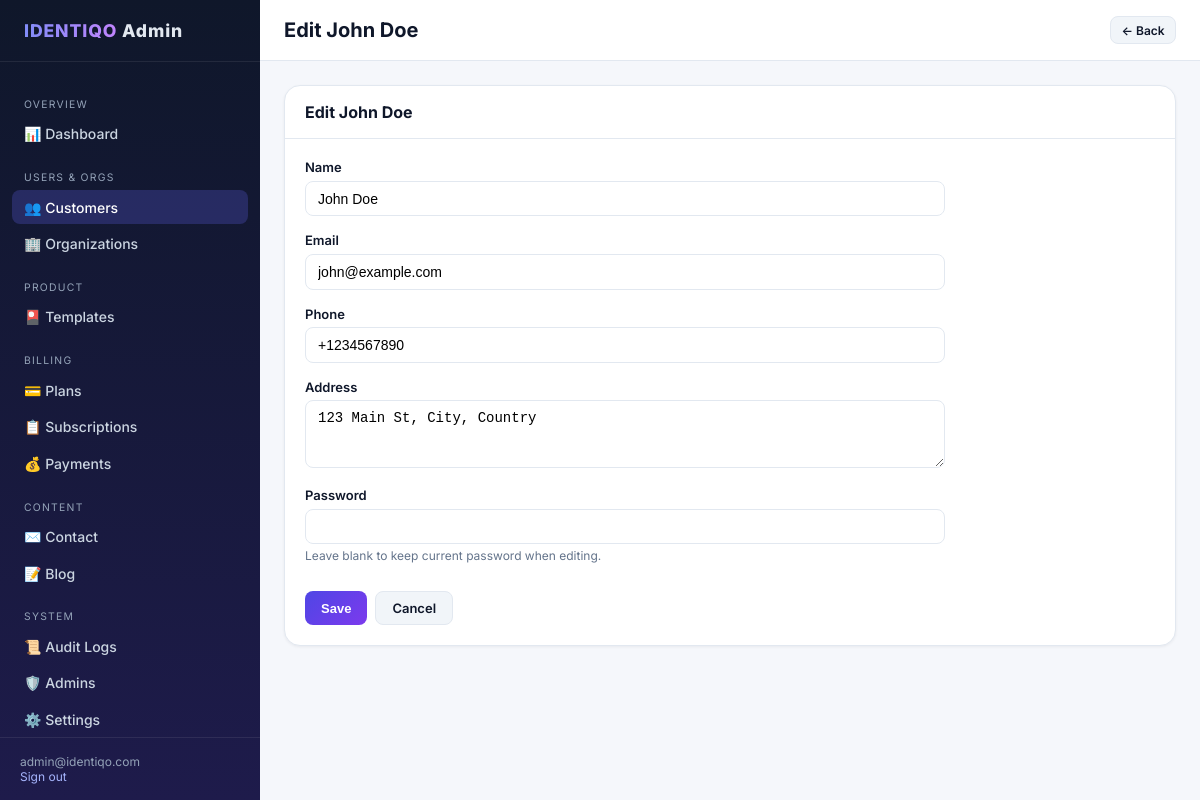
/super-admin/users/1/edit/ (signed in), run on the app's committed database.
### admin_api/models.py (models this page shows, shortened)
class AdminUser(models.Model):
    email = models.EmailField(unique=True)
    password = models.CharField(max_length=255)
    full_name = models.CharField(max_length=150, blank=True, null=True)
    phone = models.CharField(max_length=15, blank=True, null=True)
    status = models.BooleanField(default=True)
    created_at = models.DateTimeField(auto_now_add=True)
    updated_at = models.DateTimeField(auto_now=True)
    class Meta:
        db_table = 'admin_users'

### web_api/models.py (models this page shows, shortened)
class Users(models.Model):
    name = models.CharField(max_length=255)
    email = models.EmailField(unique=True)
    phone = models.CharField(max_length=20, blank=True, null=True)
    password = models.CharField(max_length=255)
    address = models.TextField(blank=True, null=True)
    created_at = models.DateTimeField(auto_now_add=True)
    updated_at = models.DateTimeField(auto_now=True)
    last_login = models.DateTimeField(blank=True, null=True)
    class Meta:
        db_table = 'users'

### admin_api/dashboard_views.py (the view)
# urls.py: path('users/<int:pk>/edit/', views.user_edit, name='user_edit'),
@admin_login_required
@require_http_methods(['GET', 'POST'])
def user_edit(request, pk):
    user = get_object_or_404(Users, pk=pk)
    form = UserForm(request.POST or None, instance=user)
    if request.method == 'POST' and form.is_valid():
        form.save()
        log_admin_action(request, 'update', 'Users', user.id)
        return redirect('super_admin:users_list')
    return render(request, 'super_admin/users/form.html', {
        'form': form,
        'title': f'Edit {user.name}',
        'user_obj': user,
    })

### admin_api/forms.py (shortened to what this page needs)
class UserForm(forms.ModelForm):
    password = forms.CharField(
        required=False,
        widget=forms.PasswordInput(attrs={'class': 'form-input'}),
        help_text='Leave blank to keep current password when editing.',
    )
    class Meta:
        model = Users
        fields = ['name', 'email', 'phone', 'address', 'password']
        widgets = {
            'name': forms.TextInput(attrs={'class': 'form-input'}),
            'email': forms.EmailInput(attrs={'class': 'form-input'}),
            'phone': forms.TextInput(attrs={'class': 'form-input'}),
            'address': forms.Textarea(attrs={'class': 'form-input', 'rows': 3}),
        }

### admin_api/templates/super_admin/users/form.html
{% extends 'super_admin/partials/form_page.html' %}

### admin_api/templates/super_admin/partials/form_page.html (shortened to what this page needs)
{% extends 'super_admin/base.html' %}
{% block page_title %}{{ title }}{% endblock %}
{% block topbar_actions %}
<a href="javascript:history.back()" class="btn btn-secondary btn-sm">← Back</a>
{% endblock %}
{% block content %}
<div class="card">
  <div class="card-header"><h2>{{ title }}</h2></div>
  <div class="card-body">
    <form method="post" class="form-grid">
      {% for field in form %}
      <div class="form-group">
        <label for="{{ field.id_for_label }}">{{ field.label }}</label>
        {{ field }}
        {% if field.help_text %}<p class="help-text">{{ field.help_text }}</p>{% endif %}
      </div>
      {% endfor %}
      <div style="display:flex;gap:0.5rem;">
        <button type="submit" class="btn btn-primary">Save</button>
        <a href="javascript:history.back()" class="btn btn-secondary">Cancel</a>
      </div>
    </form>
  </div>
</div>
{% endblock %}

### admin_api/templates/super_admin/base.html (shortened to what this page needs)
{% load static %}
<!DOCTYPE html>
<html lang="en">
<head>
  <link rel="stylesheet" href="{% static 'super_admin/css/dashboard.css' %}">
</head>
<body>
  <div class="layout">
    <aside class="sidebar">
      <div class="sidebar-brand"><span>IDENTIQO</span> Admin</div>
      <nav class="sidebar-nav">
        <div class="nav-section">Overview</div>
        <a href="{% url 'super_admin:dashboard' %}" class="nav-link {% if request.resolver_match.url_name == 'dashboard' %}active{% endif %}">📊 Dashboard</a>
        <div class="nav-section">Users & Orgs</div>
        <a href="{% url 'super_admin:users_list' %}" class="nav-link {% if 'user' in request.resolver_match.url_name %}active{% endif %}">👥 Customers</a>
        <a href="{% url 'super_admin:organizations_list' %}" class="nav-link {% if 'organization' in request.resolver_match.url_name %}active{% endif %}">🏢 Organizations</a>
        <div class="nav-section">Product</div>
        <a href="{% url 'super_admin:templates_list' %}" class="nav-link {% if 'template' in request.resolver_match.url_name %}active{% endif %}">🎴 Templates</a>
        <div class="nav-section">Billing</div>
        <a href="{% url 'super_admin:plans_list' %}" class="nav-link {% if 'plan' in request.resolver_match.url_name %}active{% endif %}">💳 Plans</a>
        <a href="{% url 'super_admin:subscriptions_list' %}" class="nav-link {% if request.resolver_match.url_name == 'subscriptions_list' %}active{% endif %}">📋 Subscriptions</a>
        <a href="{% url 'super_admin:payments_list' %}" class="nav-link {% if request.resolver_match.url_name == 'payments_list' %}active{% endif %}">💰 Payments</a>
        <div class="nav-section">Content</div>
        <a href="{% url 'super_admin:contact_list' %}" class="nav-link {% if 'contact' in request.resolver_match.url_name %}active{% endif %}">✉️ Contact</a>
        <a href="{% url 'super_admin:blog_list' %}" class="nav-link {% if 'blog' in request.resolver_match.url_name %}active{% endif %}">📝 Blog</a>
        <div class="nav-section">System</div>
        <a href="{% url 'super_admin:audit_list' %}" class="nav-link {% if request.resolver_match.url_name == 'audit_list' %}active{% endif %}">📜 Audit Logs</a>
        <a href="{% url 'super_admin:admins_list' %}" class="nav-link {% if 'admin' in request.resolver_match.url_name %}active{% endif %}">🛡️ Admins</a>
        <a href="{% url 'super_admin:settings_list' %}" class="nav-link {% if 'setting' in request.resolver_match.url_name %}active{% endif %}">⚙️ Settings</a>
      </nav>
      <div class="sidebar-footer">
        {% if request.admin_user %}
          {{ request.admin_user.email }}<br>
          <a href="{% url 'super_admin:logout' %}" style="color:#a5b4fc;">Sign out</a>
        {% endif %}
      </div>
    </aside>
    <div class="main">
      <header class="topbar">
        <h1>{% block page_title %}Dashboard{% endblock %}</h1>
        <div>{% block topbar_actions %}{% endblock %}</div>
      </header>
      <div class="content">
        {% block content %}{% endblock %}
      </div>
    </div>
  </div>
</body>
</html>

### admin_api/static/super_admin/css/dashboard.css (style rules this page uses)
:root { --sidebar-w: 260px; --indigo: #4f46e5; --purple: #7c3aed; --bg: #f5f7fb; --card: #ffffff; --text: #0f172a; --muted: #64748b; --border: #e2e8f0; }
* { box-sizing: border-box; }
body { margin: 0; font-family: 'Inter', system-ui, -apple-system, sans-serif; background: var(--bg); color: var(--text); font-size: 14px; }
a { color: var(--indigo); text-decoration: none; }
.layout { display: flex; min-height: 100vh; }
.sidebar { width: var(--sidebar-w); background: linear-gradient(180deg, #0f172a 0%, #1e1b4b 100%); color: #e2e8f0; flex-shrink: 0; display: flex; flex-direction: column; position: fixed; top: 0; left: 0; bottom: 0; z-index: 100; }
.sidebar-brand { padding: 1.25rem 1.5rem; font-weight: 800; font-size: 1.1rem; letter-spacing: 0.05em; border-bottom: 1px solid rgba(255,255,255,0.08); }
.sidebar-brand span { background: linear-gradient(90deg, #818cf8, #c084fc); -webkit-background-clip: text; -webkit-text-fill-color: transparent; }
.sidebar-nav { flex: 1; overflow-y: auto; padding: 1rem 0.75rem; }
.nav-section { font-size: 0.65rem; text-transform: uppercase; letter-spacing: 0.12em; color: #94a3b8; padding: 0.75rem 0.75rem 0.35rem; margin-top: 0.5rem; }
.nav-link { display: flex; align-items: center; gap: 0.6rem; padding: 0.55rem 0.75rem; border-radius: 0.5rem; color: #cbd5e1; margin-bottom: 2px; font-weight: 500; text-decoration: none; }
.nav-link:hover, .nav-link.active { background: rgba(99, 102, 241, 0.25); color: #fff; text-decoration: none; }
.sidebar-footer { padding: 1rem 1.25rem; border-top: 1px solid rgba(255,255,255,0.08); font-size: 0.75rem; color: #94a3b8; }
.main { flex: 1; margin-left: var(--sidebar-w); min-width: 0; }
.topbar { background: var(--card); border-bottom: 1px solid var(--border); padding: 1rem 1.5rem; display: flex; align-items: center; justify-content: space-between; position: sticky; top: 0; z-index: 50; }
.topbar h1 { margin: 0; font-size: 1.25rem; font-weight: 700; }
.content { padding: 1.5rem; }
.card { background: var(--card); border: 1px solid var(--border); border-radius: 1rem; overflow: hidden; box-shadow: 0 1px 3px rgba(15,23,42,0.06); margin-bottom: 1.5rem; }
.card-header { padding: 1rem 1.25rem; border-bottom: 1px solid var(--border); display: flex; align-items: center; justify-content: space-between; gap: 1rem; }
.card-header h2 { margin: 0; font-size: 1rem; font-weight: 700; }
.card-body { padding: 1.25rem; }
.btn { display: inline-flex; align-items: center; gap: 0.35rem; padding: 0.5rem 1rem; border-radius: 0.5rem; font-weight: 600; font-size: 0.8125rem; border: none; cursor: pointer; text-decoration: none; }
.btn-primary { background: linear-gradient(135deg, var(--indigo), var(--purple)); color: white; }
.btn-secondary { background: #f1f5f9; color: var(--text); border: 1px solid var(--border); }
.btn-sm { padding: 0.35rem 0.65rem; font-size: 0.75rem; }
.form-grid { display: grid; gap: 1rem; max-width: 640px; }
.form-group label { display: block; font-weight: 600; margin-bottom: 0.35rem; font-size: 0.8125rem; }
.form-input { width: 100%; padding: 0.55rem 0.75rem; border: 1px solid var(--border); border-radius: 0.5rem; font-size: 0.875rem; }
.help-text { font-size: 0.75rem; color: var(--muted); margin-top: 0.25rem; }

### data on the page
AdminUser: admin_user.email "admin@identiqo.com"
Users: form "John Doe" "john@example.com" "+1234567890" "123 Main St, City, Country"

### other printed values
{{ title }} "Edit John Doe"
{{ field.label }} "Name" "Email" "Phone" "Address" "Password"
{{ field.help_text }} "Leave blank to keep current password when editing."
